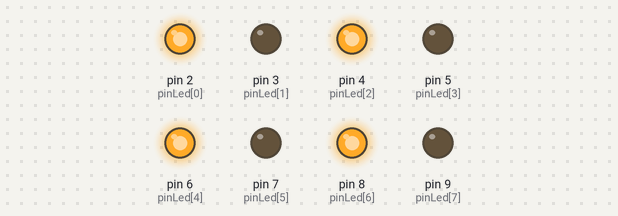
The sketch below on a simulated Arduino Uno, built with avr-gcc and run on an emulated ATmega328P. On the bench: output pins drawn as LEDs (lit = HIGH).

Above: at 0.15 s.
At 2.25 s:
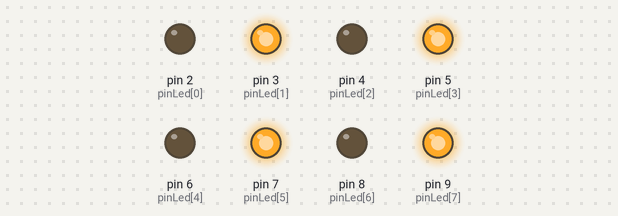
Timing chart, 0 to 3.0 s (numbered marks = the images above):
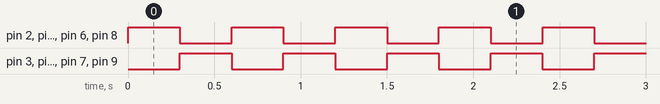

Measured:
- by itself, pin 2 (pinLed[0]), pin 3 (pinLed[1]), pin 4 (pinLed[2]), pin 5 (pinLed[3]), pin 6 (pinLed[4]), pin 7 (pinLed[5]), pin 8 (pinLed[6]), pin 9 (pinLed[7]): alternates HIGH for 0.30 s and LOW for 0.30 s
- by itself, everything shown: repeats every 0.60 s, in 3 steps

The sketch:

8_led_xen_ke.ino
```cpp
int pinLed[] = {2,3,4,5,6,7,8,9};

int i,j;
void xenke()
{
  static int chay5=0;
  for(chay5=0;chay5<8;chay5+=2)
   digitalWrite(pinLed[chay5],HIGH);
  delay(300);
  for(i=0;i<8;i++)
   digitalWrite(pinLed[i],LOW);
  for(chay5=1;chay5<8;chay5+=2)
   digitalWrite(pinLed[chay5],HIGH);
  delay(300);
  for(i=0;i<8;i++)
    digitalWrite(pinLed[i],LOW);
}

void setup()
{
  for(i=0;i<=7;i++)
    pinMode(pinLed[i],OUTPUT);
}
void loop()
{
  xenke();
}
```
